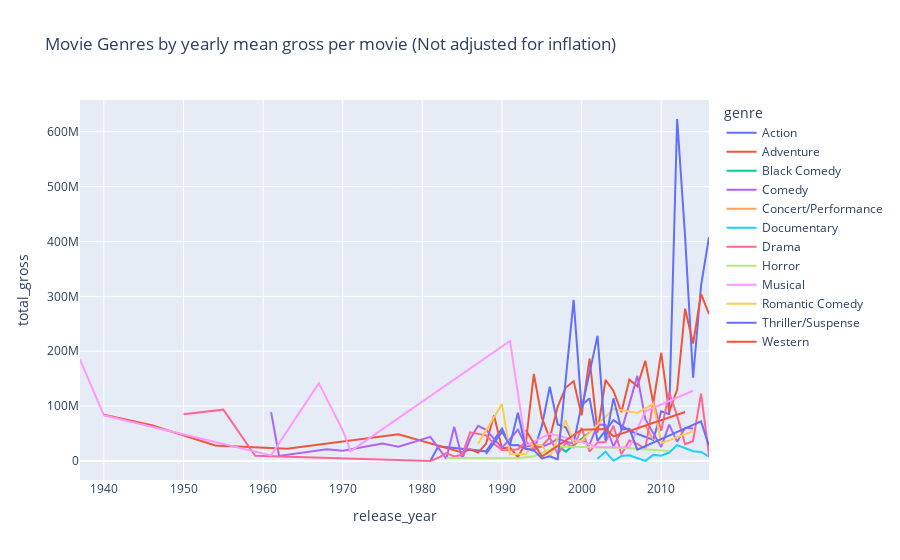

Here is the notebook cell this chart was saved with:
### Code cell
fig = px.line(group_genres, x='release_year', y='total_gross', color='genre', 
              title='Movie Genres by yearly mean gross per movie (Not adjusted for inflation)')
fig.show()

### Figure 1 — Plotly figure (JSON) as saved in the notebook; plotly's stock layout.template omitted (floating-point values rounded to 4 significant figures)
{"data": [{"hoverlabel": {"namelength": 0}, "hovertemplate": "genre=Action<br>release_year=%{x}<br>total_gross=%{y}", "legendgroup": "Action", "line": {"color": "#636efa", "dash": "solid"}, "mode": "lines", "name": "Action", "showlegend": true, "type": "scatter", "x": [1981, 1982, 1988, 1990, 1991, 1992, 1993, 1994, 1995, 1996, 1997, 1998, 1999, 2000, 2001, 2002, 2004, 2006, 2009, 2010, 2011, 2012, 2013, 2014, 2015, 2016], "xaxis": "x", "y": [0, 26918576, 17577696, 59250000.0, 28920000.0, 29028000, 21940000.0, 19180582, 63040000.0, 135281096, 66567734, 61376431, 32698899, 101643008, 114200000.0, 36609499, 74541707, 55011732, 38577772, 90759676, 85463309, 623279547, 408992272, 151700000.0, 319600000.0, 408084349], "yaxis": "y"}, {"hoverlabel": {"namelength": 0}, "hovertemplate": "genre=Adventure<br>release_year=%{x}<br>total_gross=%{y}", "legendgroup": "Adventure", "line": {"color": "#EF553B", "dash": "solid"}, "mode": "lines", "name": "Adventure", "showlegend": true, "type": "scatter", "x": [1940, 1946, 1954, 1963, 1977, 1985, 1986, 1987, 1988, 1989, 1990, 1991, 1992, 1993, 1994, 1995, 1996, 1997, 1998, 1999, 2000, 2001, 2002, 2003, 2004, 2005, 2006, 2007, 2008, 2009, 2010, 2011, 2012, 2013, 2014, 2015, 2016], "xaxis": "x", "y": [84300000, 65000000, 28200000, 22182353, 48775599, 15390000.0, 21090000.0, 15212539, 31631849, 83380000.0, 23003396, 24880000.0, 7099531, 33757829, 158625165, 79060000.0, 41270000.0, 99112101, 133900000.0, 145500000.0, 83365418, 186700000.0, 51870000.0, 147700000.0, 127582054, 88887345, 148300000.0, 136300000.0, 182714827, 105000000.0, 197546723, 89280000.0, 129736512, 277600000.0, 214066250, 304400000.0, 267600000.0], "yaxis": "y"}, {"hoverlabel": {"namelength": 0}, "hovertemplate": "genre=Black Comedy<br>release_year=%{x}<br>total_gross=%{y}", "legendgroup": "Black Comedy", "line": {"color": "#00cc96", "dash": "solid"}, "mode": "lines", "name": "Black Comedy", "showlegend": true, "type": "scatter", "x": [1997, 1998, 2001], "xaxis": "x", "y": [28084357, 17105219, 52353636], "yaxis": "y"}, {"hoverlabel": {"namelength": 0}, "hovertemplate": "genre=Comedy<br>release_year=%{x}<br>total_gross=%{y}", "legendgroup": "Comedy", "line": {"color": "#ab63fa", "dash": "solid"}, "mode": "lines", "name": "Comedy", "showlegend": true, "type": "scatter", "x": [1961, 1962, 1968, 1970, 1975, 1977, 1981, 1983, 1984, 1985, 1986, 1987, 1988, 1989, 1990, 1991, 1992, 1993, 1994, 1995, 1996, 1997, 1998, 1999, 2000, 2001, 2002, 2003, 2004, 2005, 2006, 2007, 2008, 2009, 2010, 2011, 2012, 2013, 2014], "xaxis": "x", "y": [89190000.0, 9230769, 21540050, 18607492, 31916500, 25942000, 43899231, 4304286, 62599495, 4100000, 40020000.0, 64170000.0, 56990000.0, 39626688, 23980000.0, 40060000.0, 57180000.0, 27260000.0, 26340000.0, 25980000.0, 31760000.0, 40570000.0, 35490000.0, 31690000.0, 37350000.0, 29990000.0, 66690000.0, 65600000.0, 26160000.0, 55250000.0, 104200000.0, 155102480, 76110000.0, 49492060, 25702053, 66240000.0, 35287788, 60470000.0, 59066521], "yaxis": "y"}, {"hoverlabel": {"namelength": 0}, "hovertemplate": "genre=Concert/Performance<br>release_year=%{x}<br>total_gross=%{y}", "legendgroup": "Concert/Performance", "line": {"color": "#FFA15A", "dash": "solid"}, "mode": "lines", "name": "Concert/Performance", "showlegend": true, "type": "scatter", "x": [2008, 2009], "xaxis": "x", "y": [65281781, 38174685], "yaxis": "y"}, {"hoverlabel": {"namelength": 0}, "hovertemplate": "genre=Documentary<br>release_year=%{x}<br>total_gross=%{y}", "legendgroup": "Documentary", "line": {"color": "#19d3f3", "dash": "solid"}, "mode": "lines", "name": "Documentary", "showlegend": true, "type": "scatter", "x": [2002, 2003, 2004, 2005, 2006, 2008, 2009, 2010, 2011, 2012, 2014, 2015, 2016], "xaxis": "x", "y": [4197175, 17093668, 314000, 8968684, 10407978, 275093, 11141177, 9751530, 15428747, 28965459, 17780194, 16432322, 7895708], "yaxis": "y"}, {"hoverlabel": {"namelength": 0}, "hovertemplate": "genre=Drama<br>release_year=%{x}<br>total_gross=%{y}", "legendgroup": "Drama", "line": {"color": "#FF6692", "dash": "solid"}, "mode": "lines", "name": "Drama", "showlegend": true, "type": "scatter", "x": [1950, 1955, 1959, 1981, 1982, 1983, 1984, 1985, 1986, 1988, 1989, 1990, 1991, 1992, 1993, 1994, 1995, 1996, 1997, 1998, 1999, 2000, 2001, 2002, 2003, 2004, 2005, 2006, 2007, 2008, 2009, 2010, 2011, 2012, 2013, 2014, 2015, 2016], "xaxis": "x", "y": [85000000, 93600000, 9464608, 0, 5849704, 14440000.0, 8400000, 11349013, 52293000, 46680000.0, 31283469, 20062347, 19750000.0, 21532301, 35945510, 20430000.0, 27260000.0, 42690000.0, 12830000.0, 32591953, 24946191, 60390000.0, 16929123, 33780000.0, 34476921, 64378093, 12310000.0, 37440000.0, 31330000.0, 22050000.0, 108716026, 55020000.0, 124794473, 82164405, 30590000.0, 36447959, 122815814, 10710184], "yaxis": "y"}, {"hoverlabel": {"namelength": 0}, "hovertemplate": "genre=Horror<br>release_year=%{x}<br>total_gross=%{y}", "legendgroup": "Horror", "line": {"color": "#B6E880", "dash": "solid"}, "mode": "lines", "name": "Horror", "showlegend": true, "type": "scatter", "x": [1983, 1992, 1994, 1997, 2006, 2011], "xaxis": "x", "y": [5656087, 4877567, 8579626, 26570463, 23086480, 18298649], "yaxis": "y"}, {"hoverlabel": {"namelength": 0}, "hovertemplate": "genre=Musical<br>release_year=%{x}<br>total_gross=%{y}", "legendgroup": "Musical", "line": {"color": "#FF97FF", "dash": "solid"}, "mode": "lines", "name": "Musical", "showlegend": true, "type": "scatter", "x": [1937, 1940, 1961, 1967, 1970, 1971, 1991, 1993, 1996, 2000, 2002, 2006, 2008, 2014], "xaxis": "x", "y": [184925485, 83320000, 10218316, 141843000, 55675257, 17871174, 218951625, 28020202, 50047179, 34805429, 25487028, 24732041, 90559416, 128002372], "yaxis": "y"}, {"hoverlabel": {"namelength": 0}, "hovertemplate": "genre=Romantic Comedy<br>release_year=%{x}<br>total_gross=%{y}", "legendgroup": "Romantic Comedy", "line": {"color": "#FECB52", "dash": "solid"}, "mode": "lines", "name": "Romantic Comedy", "showlegend": true, "type": "scatter", "x": [1987, 1990, 1991, 1993, 1994, 1995, 1996, 1998, 1999, 2000, 2004, 2007, 2009, 2010, 2014], "xaxis": "x", "y": [31623833, 104100000.0, 12454768, 12802071, 30806194, 28870000.0, 6941813, 74339294, 32990000.0, 37036404, 95149435, 87674920, 104100000.0, 32680633, 54235441], "yaxis": "y"}, {"hoverlabel": {"namelength": 0}, "hovertemplate": "genre=Thriller/Suspense<br>release_year=%{x}<br>total_gross=%{y}", "legendgroup": "Thriller/Suspense", "line": {"color": "#636efa", "dash": "solid"}, "mode": "lines", "name": "Thriller/Suspense", "showlegend": true, "type": "scatter", "x": [1988, 1990, 1991, 1992, 1993, 1994, 1995, 1996, 1997, 1999, 2000, 2002, 2003, 2004, 2005, 2006, 2007, 2015, 2016], "xaxis": "x", "y": [12706478, 53208180, 28738096, 88036683, 22622537, 19750470, 4643352, 8538318, 3160729, 293506292, 94999143, 227965690, 37080000.0, 114197520, 57590000.0, 58560000.0, 20568319, 72313754, 27569558], "yaxis": "y"}, {"hoverlabel": {"namelength": 0}, "hovertemplate": "genre=Western<br>release_year=%{x}<br>total_gross=%{y}", "legendgroup": "Western", "line": {"color": "#EF553B", "dash": "solid"}, "mode": "lines", "name": "Western", "showlegend": true, "type": "scatter", "x": [1993, 1995, 2000, 2003, 2004, 2013], "xaxis": "x", "y": [56505065, 8247627, 56932305, 58331254, 44850000.0, 89302115], "yaxis": "y"}], "layout": {"legend": {"title": {"text": "genre"}, "tracegroupgap": 0}, "title": {"text": "Movie Genres by yearly mean gross per movie (Not adjusted for inflation)"}, "xaxis": {"anchor": "y", "domain": [0, 1], "title": {"text": "release_year"}}, "yaxis": {"anchor": "x", "domain": [0, 1], "title": {"text": "total_gross"}}}}
